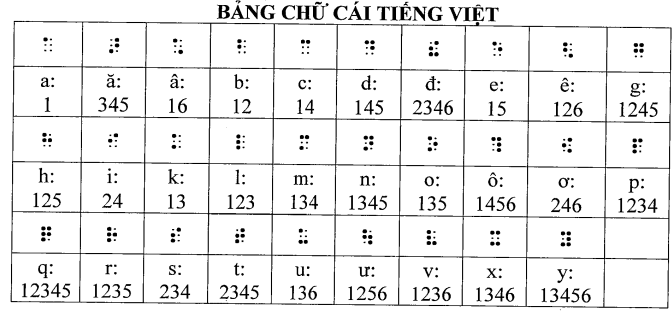
#> input picture quytac/trinh_bay_vb/1.png, 672 x 312 px
$ python -i verify_braille_complete.py   (imports and definitions only)
#> lines starting #> are read from the running program, lines starting #| are printed output that depends on the picture; after the words box and inside, x2 and y2 are one past the last pixel; in counts of white or black regions, pixels touching at a corner belong together
"""
Comprehensive verification of Vietnamese Braille rules file against reference images.
Compares dot-to-Unicode mappings and extracts Braille from PNG images for cross-reference.
"""
from PIL import Image
import numpy as np
from scipy import ndimage

# [26 lines left out: functions dots_to_braille, dots_to_braille_str, not called in this run]

def extract_braille_from_image(img_path, right_ratio=0.50):
    """Extract Braille cells by removing table borders first."""
#> called with img_path = 'quytac/trinh_bay_vb/1.png', right_ratio = 0.5
    img = Image.open(img_path).convert('L')
    arr = np.array(img)
    h, w = arr.shape
#> h = 312; w = 672
    dark = arr < 128
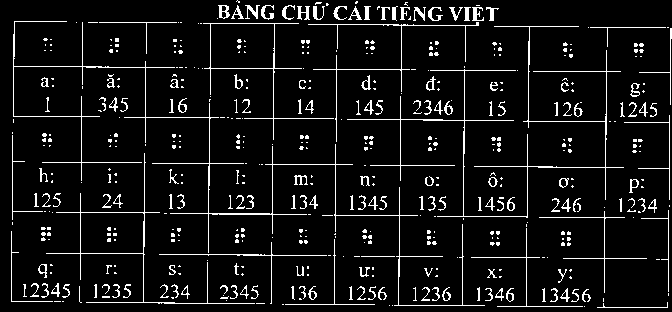
#> dark: shape (312, 672) bool; 7.3% white in thin lines or dots

    # Remove horizontal lines
    row_sums = np.sum(dark, axis=1)
#> row_sums = 312 values, max 124 at index 7, min 0 at index 308, mean 48.76
    h_line_mask = row_sums > (w * 0.25)
    h_line_dilated = ndimage.binary_dilation(h_line_mask, structure=np.ones((6,)))

    # Remove vertical lines
    col_sums = np.sum(dark, axis=0)
#> col_sums = 672 values, max 108 at index 335, min 0 at index 0, mean 22.64
    v_line_mask = col_sums > (h * 0.2)
    v_line_dilated = ndimage.binary_dilation(v_line_mask, structure=np.ones((6,)))

    cleaned = dark.copy()
    cleaned[h_line_dilated, :] = False
    cleaned[:, v_line_dilated] = False
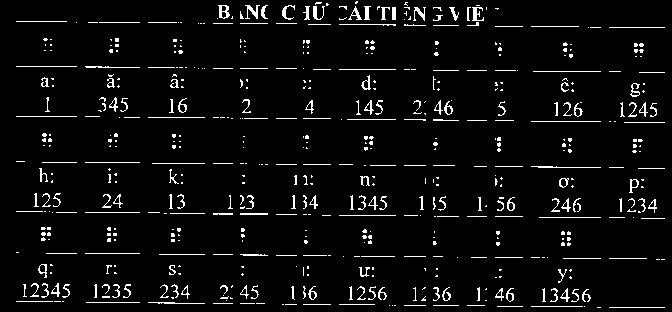
#> cleaned: shape (312, 672) bool; 4.8% white in thin lines or dots

    right_start = int(w * right_ratio)
#> right_start = 336
    region = cleaned[:, right_start:]
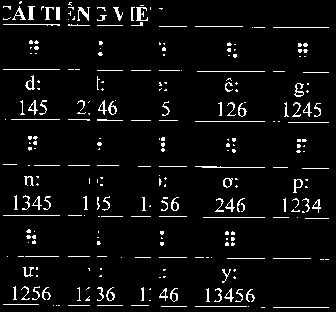
#> region: shape (312, 336) bool; 5.1% white in thin lines or dots

    labeled, num = ndimage.label(region, structure=np.ones((3,3)))
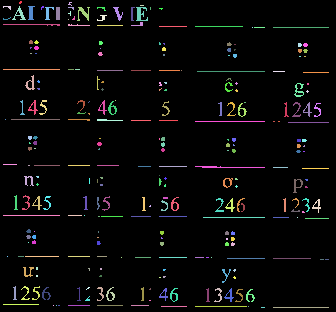
#> labeled: shape (312, 336) int32; 274 distinct labels, from 0 to 273; one colour per label, 0 black
#> num = 273

    cells = []
    for i in range(1, num+1):
        mask = labeled == i
        area = np.sum(mask)
        rows = np.where(np.any(mask, axis=1))[0]
        cols = np.where(np.any(mask, axis=0))[0]
        if len(rows) == 0 or len(cols) == 0:
            continue
        ch = rows[-1] - rows[0] + 1
        cw = cols[-1] - cols[0] + 1

        if ch < 8 or ch > 25 or cw < 5 or cw > 20:
            continue
        if cw > ch * 1.2:
            continue

        cell = dark[rows[0]:rows[-1]+1, cols[0]+right_start:cols[-1]+1+right_start]
        dot_h = ch / 3.0
        dot_w = cw / 2.0

        dots = []
        for dr in range(3):
            for dc in range(2):
                dr1 = int(dr * dot_h)
                dr2 = int((dr+1) * dot_h) if dr < 2 else ch
                dc1 = int(dc * dot_w)
                dc2 = int((dc+1) * dot_w) if dc < 1 else cw
                sub = cell[dr1:dr2, dc1:dc2]
                ratio = np.sum(sub) / sub.size if sub.size > 0 else 0
                dots.append(1 if ratio > 0.15 else 0)

        if sum(dots) == 0:
            continue

        val = 0
        if dots[0]: val |= 1
        if dots[1]: val |= 2
        if dots[2]: val |= 4
        if dots[3]: val |= 8
        if dots[4]: val |= 16
        if dots[5]: val |= 32

        cells.append({
            'x': cols[0] + right_start + cw // 2,
            'y': rows[0] + ch // 2,
            'dots': dots,
            'char': chr(0x2800 + val),
            'code': val
        })
#> this loop made 273 passes
#> (area, rows, cols, ch, cw, dot_h, dot_w) on passes 5, 6, 8, 11, 13: (63, [6, 7, 8, 9, 10, 11, 12, 13, 14, 15, 16, 17, 18, 19], [12, 13, 14, 15, 16, 17, 18, 19, 20, 21, 22, 23, 24, 25], 14, 14, 4.67, 7), (61, [6, 7, 8, 9, 10, 11, 12, 13, 14, 15, 16, 17, 18, 19], [28, 29, 30, 31, 32, 33, 34], 14, 7, 4.67, 3.5), (50, [7, 8, 9, 10, 11, 12, 13, 14, 15, 16, 17, 18, 19], [45, 46, 47, 48, 49, 50, 51, 52, 53], 13, 9, 4.33, 4.5), (77, [7, 8, 9, 10, 11, 12, 13, 14, 15, 16, 17, 18, 19, 20], [77, 78, 79, 80, 81, 82, 83, 84, 85, 86, 87, 88, 89], 14, 13, 4.67, 6.5), (52, [7, 8, 9, 10, 11, 12, 13, 14, 15, 16, 17, 18, 19, 20], [113, 114, 115, 116, 117, 118, 119, 120, 121, 122], 14, 10, 4.67, 5)
#> (area, ch, cw, dot_h, dot_w) on passes 67, 74, 76, 84, 85, 86: (58, 15, 10, 5, 5), (33, 10, 8, 3.33, 4), (61, 14, 10, 4.67, 5), (24, 15, 5, 5, 2.5), (51, 15, 10, 5, 5), (42, 15, 8, 5, 4)
#> pass 1, in extract_braille_from_image, `mask = labeled == i`:
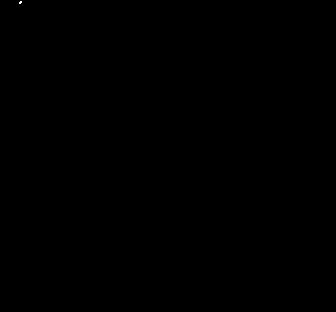
#> mask: shape (312, 336) bool; 0.01% white in thin lines or dots, all inside (x1, y1, x2, y2) = (19, 1, 22, 4)
#> after the loop: mask: shape (312, 336) bool; 0.05% white in thin lines or dots, all inside (x1, y1, x2, y2) = (273, 307, 329, 308)

    return sorted(cells, key=lambda x: (x['y'], x['x']))

# [103 lines left out: function verify_internal_consistency, not called in this run]

# [2 lines not run here, left out]

>>> result = extract_braille_from_image('quytac/trinh_bay_vb/1.png')

$ run again, on quytac/trinh_bay_vb/10.png
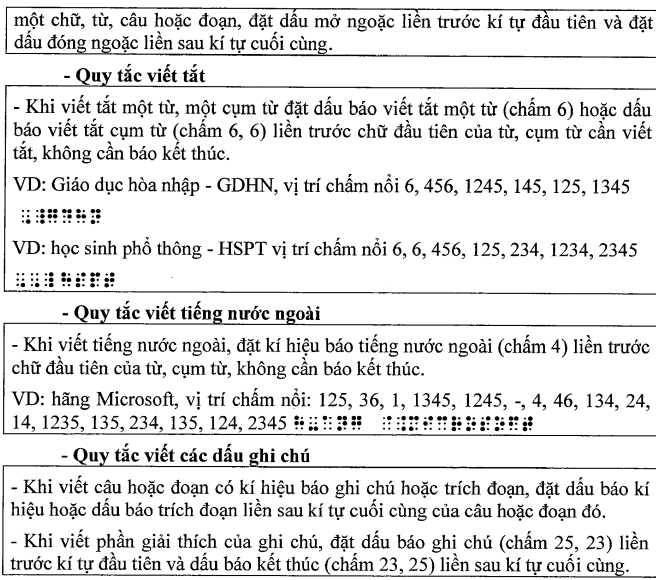
#> input picture quytac/trinh_bay_vb/10.png, 656 x 580 px
#> in extract_braille_from_image, `dark = arr < 128`:
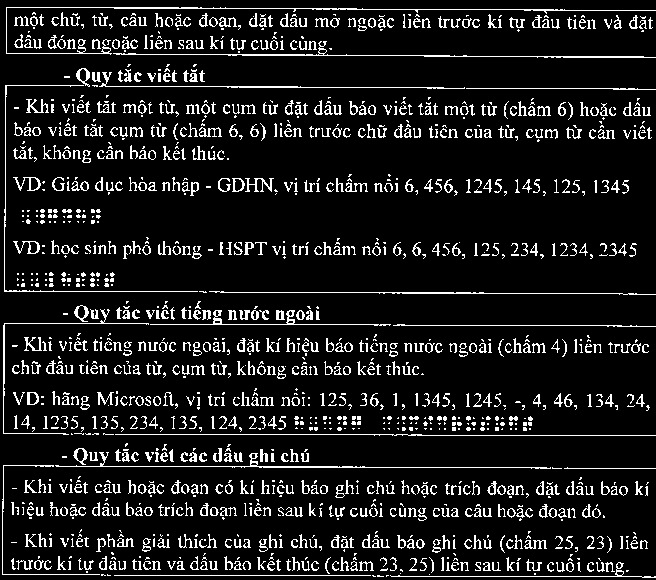
#> dark: shape (580, 656) bool; 10.7% white in thin lines or dots
#> row_sums = 580 values, max 332 at index 434, min 0 at index 0, mean 70.39
#> col_sums = 656 values, max 155 at index 3, min 0 at index 0, mean 62.24
#> in extract_braille_from_image, `region = cleaned[:, right_start:]`:
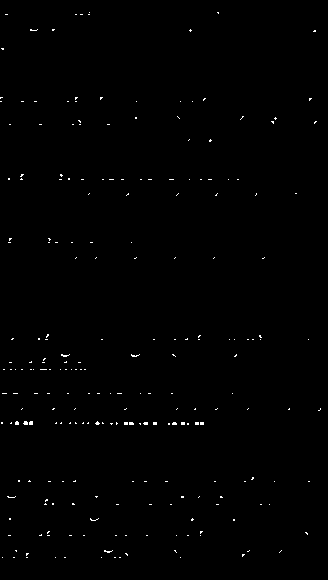
#> region: shape (580, 328) bool; 0.47% white in thin lines or dots
#> labeled: shape (580, 328) int32; 230 distinct labels, from 0 to 229
#> num = 229
#> the loop in extract_braille_from_image, `for i in range(1, num+1):` made 229 passes
#> (area, rows, cols, ch, cw) on passes 1 to 3: (1, [12], [89], 1, 1), (3, [12, 13], [217, 218], 2, 2), (3, [14], [5, 6, 7], 1, 3)
#> after the loop in extract_braille_from_image, `for i in range(1, num+1):`: cells = []

$ run again, on quytac/trinh_bay_vb/11.png
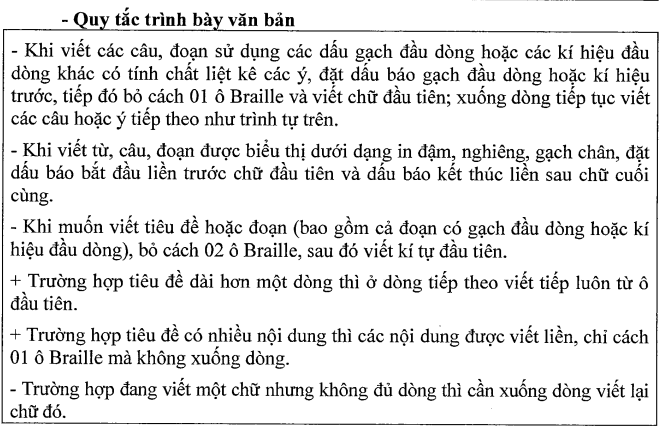
#> input picture quytac/trinh_bay_vb/11.png, 660 x 431 px
#> in extract_braille_from_image, `dark = arr < 128`:
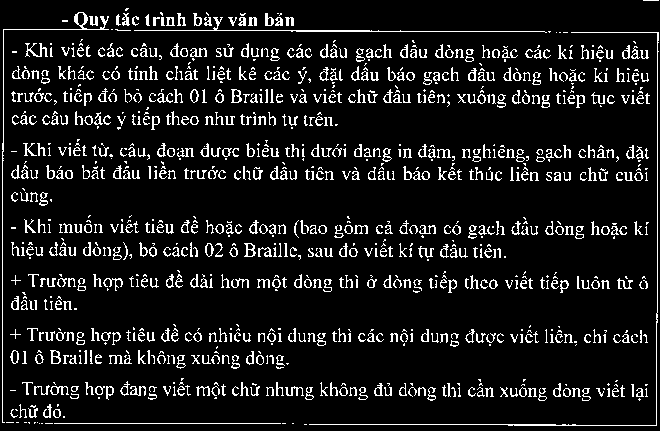
#> dark: shape (431, 660) bool; 10% white in thin lines or dots
#> row_sums = 431 values, max 268 at index 56, min 0 at index 1, mean 66.15
#> col_sums = 660 values, max 290 at index 657, min 0 at index 0, mean 43.2
#> in extract_braille_from_image, `region = cleaned[:, right_start:]`:
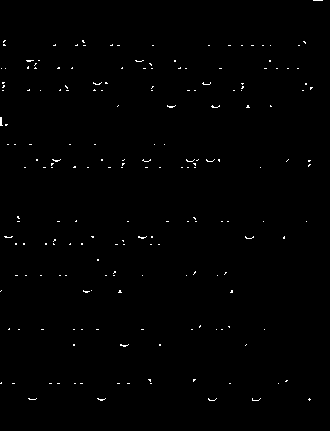
#> region: shape (431, 330) bool; 0.56% white in thin lines or dots
#> labeled: shape (431, 330) int32; 194 distinct labels, from 0 to 193
#> num = 193
#> the loop in extract_braille_from_image, `for i in range(1, num+1):` made 193 passes
#> (area, rows, cols, ch, cw) on passes 1 to 3: (10, [0], [313, 314, 315, 316, 317, 318, 319, 320, 321, 322], 1, 10), (5, [40, 41, 42], [3, 4, 5], 3, 3), (6, [40, 41, 42], [82, 83, 84], 3, 3)
#> after the loop in extract_braille_from_image, `for i in range(1, num+1):`: cells = []

$ run again, on quytac/trinh_bay_vb/12.png
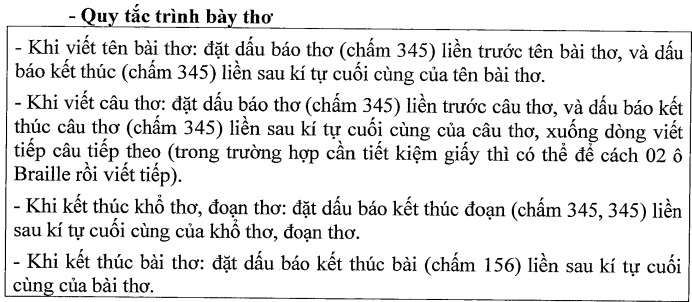
#> input picture quytac/trinh_bay_vb/12.png, 692 x 302 px
#> in extract_braille_from_image, `dark = arr < 128`:
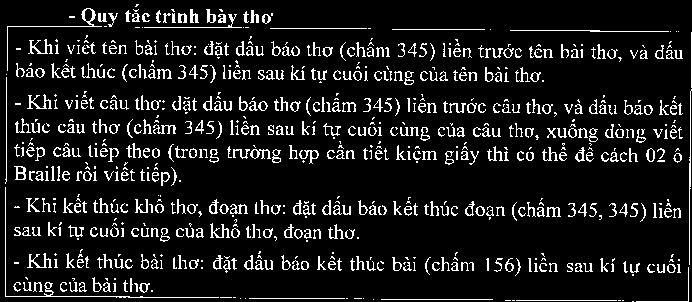
#> dark: shape (302, 692) bool; 10.5% white in thin lines or dots
#> row_sums = 302 values, max 224 at index 108, min 0 at index 0, mean 72.43
#> col_sums = 692 values, max 113 at index 5, min 0 at index 0, mean 31.61
#> region: shape (302, 346) bool; 2.4% white in thin lines or dots, all inside (x1, y1, x2, y2) = (0, 28, 340, 302)
#> in extract_braille_from_image, `labeled, num = ndimage.label(region, structure=np.ones((3,3)))`:
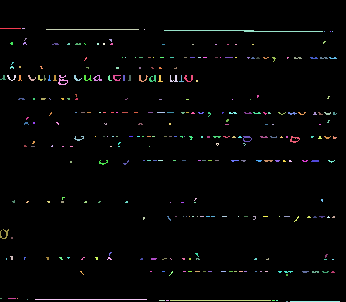
#> labeled: shape (302, 346) int32; 312 distinct labels, from 0 to 311; one colour per label, 0 black
#> num = 311
#> the loop in extract_braille_from_image, `for i in range(1, num+1):` made 311 passes
#> (area, ch, cw, dot_h, dot_w) on passes 72, 251: (42, 10, 10, 3.33, 5), (34, 10, 9, 3.33, 4.5)
#> after the loop in extract_braille_from_image, `for i in range(1, num+1):`: cells = 2 items
